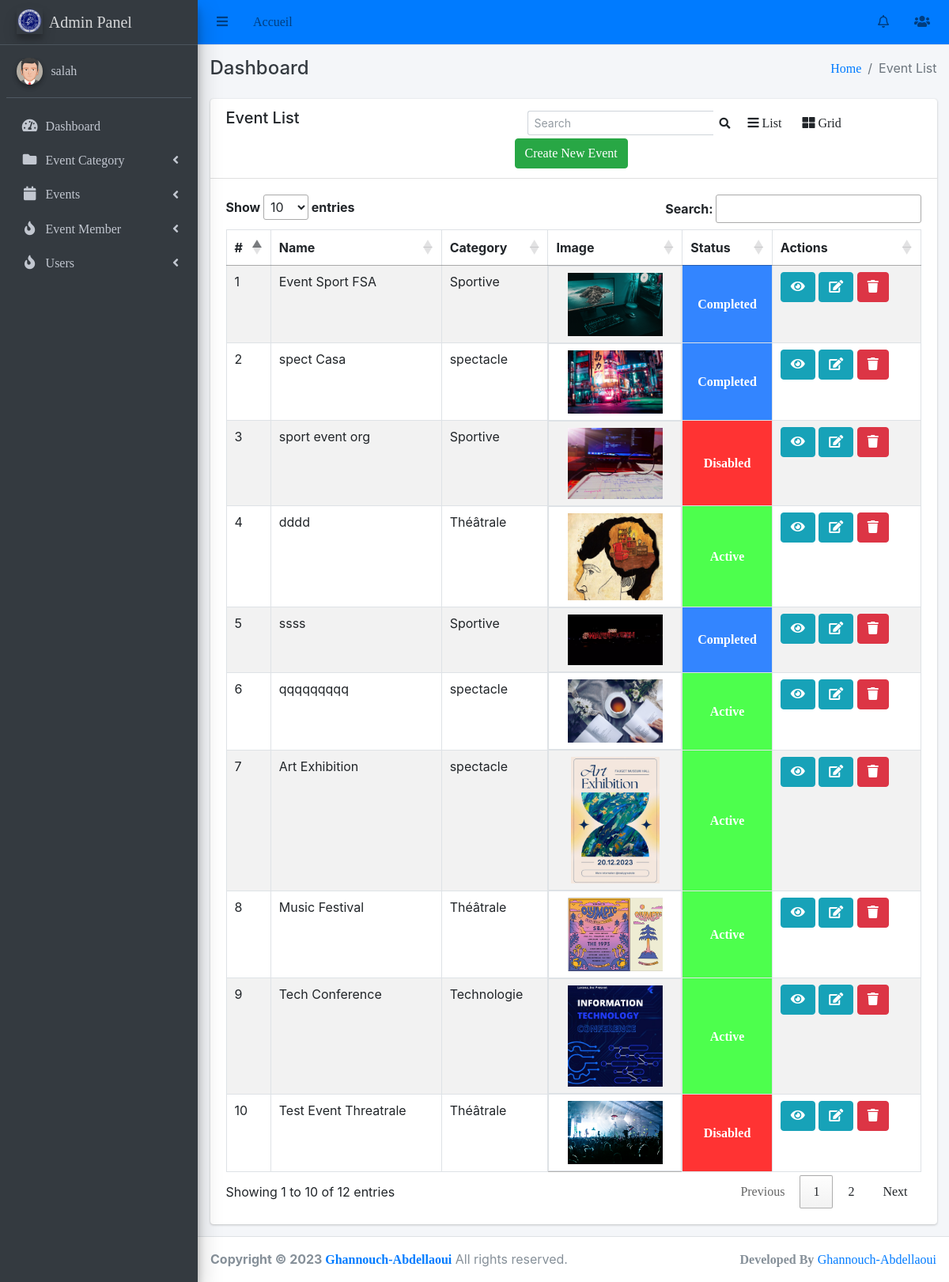
/events/event-list/ (signed in), run on an earlier commit of the app's database.
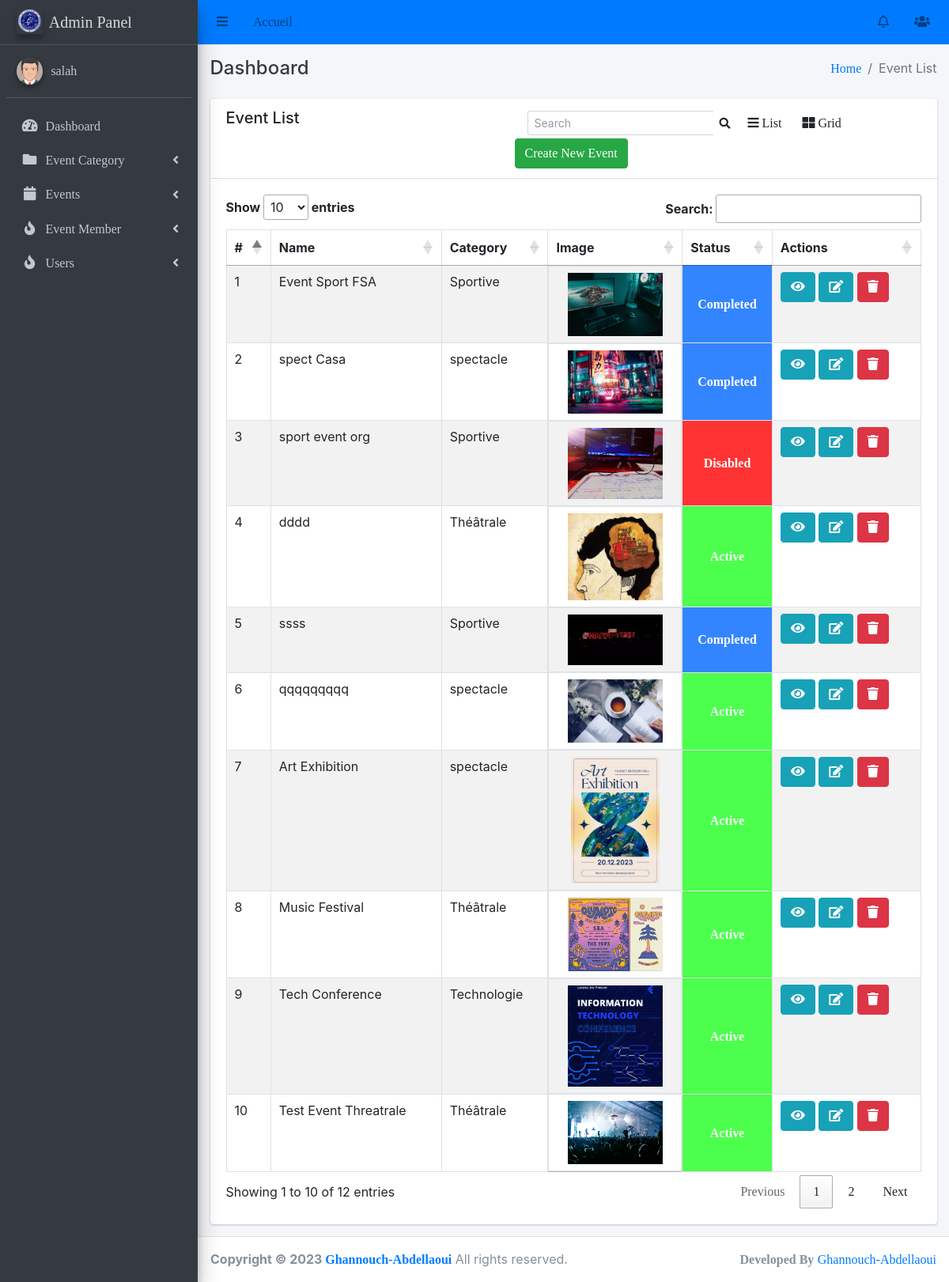
And on a later commit of the database.
### events/models.py (models this page shows, shortened)
class Event(models.Model):
    category = models.ForeignKey(EventCategory, on_delete=models.CASCADE)
    name = models.CharField(max_length=255, unique=True)
    description = RichTextUploadingField()
    job_category = models.ForeignKey(JobCategory, on_delete=models.CASCADE)
    select_scheduled_status = (
        ('yet to scheduled', 'Yet to Scheduled'),
        ('scheduled', 'Scheduled')
    )
    scheduled_status = models.CharField(max_length=25, choices=select_scheduled_status)
    venue = models.CharField(max_length=255)
    start_date = models.DateField()
    end_date = models.DateField()
    location = LocationField()
    maximum_attende = models.PositiveIntegerField()
    created_user = models.ForeignKey('auth.User', on_delete=models.CASCADE, null=True, blank=True, related_name='event_created_user')
    updated_user = models.ForeignKey('auth.User', on_delete=models.CASCADE, blank=True, null=True, related_name='event_updated_user')
    created_date = models.DateField(auto_now_add=True)
    updated_date = models.DateField(auto_now_add=True)
    last_updated = models.DateTimeField(auto_now=True)
    status_choice = (
        ('disabled', 'Disabled'),
        ('active', 'Active'),
        ('deleted', 'Deleted'),
        ('time out', 'Time Out'),
        ('completed', 'Completed'),
        ('cancel', 'Cancel'),
    )
    status = models.CharField(choices=status_choice, max_length=10)
    price = models.DecimalField(max_digits=8, decimal_places=2,null=True)
    ticket = models.OneToOneField(Ticket, on_delete=models.CASCADE, null=True,  blank=True)

class EventCategory(models.Model):
    name = models.CharField(max_length=255, unique=True)
    code = models.CharField(max_length=6, unique=True)
    created_user = models.ForeignKey('auth.User', on_delete=models.CASCADE, related_name='created_user')
    updated_user = models.ForeignKey('auth.User', on_delete=models.CASCADE, related_name='updated_user')
    created_date = models.DateField(auto_now_add=True)
    updated_date = models.DateField(auto_now_add=True)
    status_choice = (
        ('active', 'Active'),
        ('deleted', 'Deleted'),
        ('blocked', 'Blocked'),
    )
    status = models.CharField(choices=status_choice, max_length=10)
    def __str__(self):
        return self.name

class EventImage(models.Model):
    event = models.OneToOneField(Event, on_delete=models.CASCADE)
    image = models.ImageField(upload_to='event_image/')

### events/views.py (the view)
# urls.py: path('event-list/', EventListView.as_view(), name='event-list'),
class EventListView(LoginRequiredMixin, ListView):
    login_url = 'login'
    model = Event
    template_name = 'events/event_list.html'
    context_object_name = 'events'

### main/templates/events/event_list.html (shortened to what this page needs)
{% extends 'base/base.html' %}
{% block breadcrumb %}Event List{% endblock breadcrumb %}
{% block content %}
    <div class="row">
        <div class="col-md-12">
            <div class="card">
                <div class="card-header">
                    <div class="row">
                        <div class="col-md-5">
                            <h5>Event List</h5>
                        </div>
                        <div class="col-md-7">
                            <div class="row">
                                <form class="form-inline ml-3" action="{% url 'admin_events:search-event' %}" method="POST">
                                    <div class="input-group input-group-sm">
                                      <input class="form-control form-control-navbar" name="search" type="search" placeholder="Search" aria-label="Search">
                                      <div class="input-group-append">
                                        <button class="btn btn-navbar" type="submit">
                                          <i class="fas fa-search"></i>
                                        </button>
                                      </div>
                                    </div>
                                  </form>
                                <a class="btn" onclick="listView()"><i class="fa fa-bars"></i> List</a>
                                <a class="btn active" onclick="gridView()"><i class="fa fa-th-large"></i> Grid</a>
                                <a class="btn btn-success" href="{% url 'admin_events:event-create' %}">Create New Event</a>
                            </div>
                        </div>
                    </div>
                </div>
                <div class="card-body">
                      <table class="table table-striped table-bordered datatable dataTable no-footer" id="myTable" role="grid" aria-describedby="DataTables_Table_0_info" style="border-collapse: collapse !important">
                        <thead>
                            <tr role="row">
                                <th>#</th>
                                <th>Name</th>
                                <th>Category</th>
                                <th class="event_image">Image</th>
                                <th>Status</th>
                                <th>Actions</th>
                            </tr>
                        </thead>
                        <tbody>
                            {% for event in events %}
                              <tr>
                                  <td>{{ forloop.counter }}</td>
                                  <td>{{ event.name }}</td>
                                  <td>{{ event.category }}</td>
                                  <td class="event_image" style="display: flex; justify-content: center;">
                                      <img class="event_image" src="{{ event.eventimage.image.url }}" alt="Image"  style="max-width: 120px; max-height: 160px; width: auto; height: auto;">
                                  </td>
                                  <td {% if event.status == 'active' %} style="background-color: #4dff4d;font-weight: bold;text-align: center; vertical-align: middle;" {% elif event.status == 'completed' %} style="background-color: #3385ff;font-weight: bold;text-align: center; vertical-align: middle;" {% else %} style="background-color: #ff3333;font-weight: bold;text-align: center; vertical-align: middle;" {% endif %}>
                                    <a style="color:white;" href="{% url 'admin_events:update-event-status' event.id %}">{{ event.status|title }}</a>
                                  </td>
                                  <td>
                                      <a class="btn btn-info" href="{% url 'admin_events:event-detail' event.pk %}" title="view">
                                          <i class="fa fa-eye"></i>
                                      </a>
                                      <a class="btn btn-info" href="{% url 'admin_events:event-edit' event.pk %}" title="edit">
                                        <i class="fa fa-edit"></i>
                                    </a>
                                      <a class="btn btn-danger" href="{% url 'admin_events:event-delete' event.pk %}" title="delete">
                                          <i class="fa fa-trash"></i>
                                      </a>
                                  </td>
                              </tr>
                            {% endfor %}
                        </tbody>
                    </table>
                </div>
            </div>
        </div>
    </div>
{% endblock content %}

### main/templates/base/base.html (shortened to what this page needs)
<!DOCTYPE html>
<html lang="en">
  {% load static %}
<head>
  {% include 'base/header.html' %}
</head>
<body class="hold-transition sidebar-mini layout-fixed layout-navbar-fixed layout-footer-fixed">
<div class="wrapper">
  {% include 'base/navbar.html' %}
  {% include 'base/sidebar.html' %}
  <div class="content-wrapper">
    <div class="content-header">
      <div class="container-fluid">
        <div class="row mb-2">
          <div class="col-sm-6">
            <h4 class="m-0 text-dark">Dashboard</h4>
          </div>
          <div class="col-sm-6">
            <ol class="breadcrumb float-sm-right">
              <li class="breadcrumb-item"><a href="#">Home</a></li>
              <li class="breadcrumb-item active">{% block breadcrumb %} {% endblock breadcrumb %}</li>
            </ol>
          </div>
        </div>
      </div>
    </div>
    <section class="content">
      <div class="container-fluid">
        {% block content %}
        {% endblock content %}
      </div>
    </section>
  </div>
  {% include 'base/footer.html' %}
</div>
</body>
</html>

### main/templates/base/header.html (shortened to what this page needs)
{% load static %}
<link rel="stylesheet" href="{% static 'plugins/fontawesome-free/css/all.min.css' %}">
<link rel="stylesheet" href="{% static 'plugins/overlayScrollbars/css/OverlayScrollbars.min.css' %}">
<link rel="stylesheet" href="{% static 'css/adminlte.min.css' %}">
<link rel="stylesheet" type="text/css" href="https://cdn.datatables.net/1.10.24/css/jquery.dataTables.min.css">

### main/templates/base/navbar.html (shortened to what this page needs)
{% load static %}
<nav class="main-header navbar navbar-expand navbar-primary navbar-light">
    <ul class="navbar-nav">
      <li class="nav-item">
        <a class="nav-link" data-widget="pushmenu" href="#" role="button"><i class="fas fa-bars"></i></a>
      </li>
      <li class="nav-item d-none d-sm-inline-block">
        <a href="{% url 'dashboard' %}" class="nav-link">Accueil</a>
      </li>
      <li class="nav-item d-none d-sm-inline-block">
        <a href="#" class="nav-link"></a>
      </li>
    </ul>
    <ul class="navbar-nav ml-auto">
      <li class="nav-item dropdown">
        <a class="nav-link" data-toggle="dropdown" href="#">
          <i class="far fa-bell"></i>
        </a>
      </li>
      <li class="nav-item dropdown">
        <a class="nav-link" data-toggle="dropdown" href="#">
          <i class="fas fa-users"></i>
        </a>
      </li>
    </ul>
  </nav>

### main/templates/base/sidebar.html (shortened to what this page needs)
{% load static %}
<aside class="main-sidebar sidebar-dark-primary elevation-4">
    <a href="#" class="brand-link">
      <img src="{% static 'img/logo.png' %}" alt="Logo" class="brand-image elevation-3"
           style="opacity: .8">
          <span class="brand-text font-weight-light">Admin Panel</span>
    </a>
    <div class="sidebar">
      <div class="user-panel mt-3 pb-3 mb-3 d-flex">
        <div class="image">
          <img src="{% static 'img/avatar5.png' %}" class="img-circle elevation-2" alt="User Image">
        </div>
        <div class="info">
          <a href="{% url 'admin_events:list_user' %}" class="d-block">{{request.user}}</a>
        </div>
      </div>
      <nav class="mt-2">
        <ul class="nav nav-pills nav-sidebar flex-column" data-widget="treeview" role="menu" data-accordion="false">
          <li class="nav-item">
            <a href="{% url 'dashboard' %}" class="nav-link">
              <i class="nav-icon fas fa-tachometer-alt"></i>
              <p>
                Dashboard
              </p>
            </a>
          </li>
          <li class="nav-item has-treeview menu-close">
            <a href="#" class="nav-link">
              <i class="nav-icon fas fa-folder"></i>
              <p>
                Event Category
                <i class="right fas fa-angle-left"></i>
              </p>
            </a>
          </li>
          <li class="nav-item has-treeview menu-close">
            <a href="#" class="nav-link">
              <i class="nav-icon fas fa-calendar"></i>
              <p>
                Events
                <i class="right fas fa-angle-left"></i>
              </p>
            </a>
          </li>
          <li class="nav-item has-treeview menu-close">
            <a href="#" class="nav-link">
              <i class="nav-icon fas fa-fire"></i>
              <p>
                Event Member
                <i class="right fas fa-angle-left"></i>
              </p>
            </a>
          </li>
          <li class="nav-item has-treeview menu-close">
            <a href="#" class="nav-link">
              <i class="nav-icon fas fa-fire"></i>
              <p>
                Users
                <i class="right fas fa-angle-left"></i>
              </p>
            </a>
          </li>
        </ul>
      </nav>
    </div>
  </aside>

### main/templates/base/footer.html
<footer class="main-footer">
    <strong>Copyright &copy;  {% now "Y" %} <a href="#">Ghannouch-Abdellaoui</a></strong>
    All rights reserved.
    <div class="float-right d-none d-sm-inline-block">
      <b>Developed By</b> <a href="#">Ghannouch-Abdellaoui</a>
    </div>
</footer>

### main/templates/base/js.html (shortened to what this page needs)
{% load static %}

What changed in the data, as far as the page shows it:
changed Event "Test Event Threatrale": status "Disabled" → "Active"
